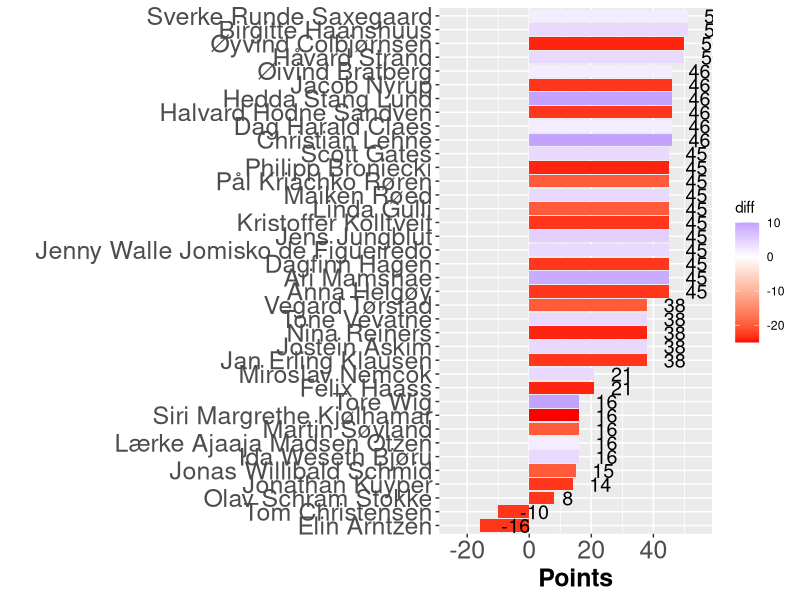

The R script that drew this image:
## ---- chunk 1

library(tidyverse)
library(igraph)
library(readxl)
library(knitr)

knitr::opts_chunk$set(out.width = "100%")

## ---- chunk 2
#| warning: false

invisible(capture.output(Sys.setlocale()))
nettverk <- readr::read_delim("res2.csv", delim=";", locale = locale(encoding = "UTF-8"))

leaderboard <- tibble::as_tibble(nettverk)

leaderboard <- leaderboard %>% arrange_at(ncol(.), desc)

hbar<-leaderboard 
hbar$f<-0
colnames(hbar) <- c("x", "y", "f")
hbar$diff<-hbar$y-hbar$f

invisible(capture.output(Sys.setlocale()))

ggplot(hbar, aes(x=reorder(x, y), y=y, fill = diff )) + 
    geom_bar(stat = 'identity') + 
    scale_y_continuous(limits = c(-25, 55)) +
    coord_flip() + 
    scale_fill_gradient2(low = "red", high="blue") +
    geom_text(aes(label = y), hjust=-0.75, size = 5 ) + 
    ylab("Points") +
    xlab(" ") +
    theme(axis.text=element_text(size=18), axis.title=element_text(size=18,face="bold"))

